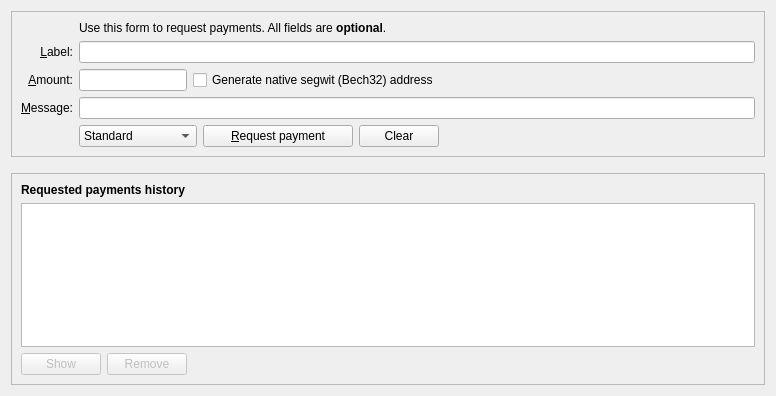
<?xml version="1.0" encoding="UTF-8"?>
<ui version="4.0">
 <class>ReceiveCoinsDialog</class>
 <widget class="QWidget" name="ReceiveCoinsDialog">
  <property name="geometry">
   <rect>
    <x>0</x>
    <y>0</y>
    <width>776</width>
    <height>396</height>
   </rect>
  </property>
  <layout class="QVBoxLayout" name="verticalLayout" stretch="0,0,1">
   <item>
    <widget class="QFrame" name="frame2">
     <property name="sizePolicy">
      <sizepolicy hsizetype="Preferred" vsizetype="Expanding">
       <horstretch>0</horstretch>
       <verstretch>0</verstretch>
      </sizepolicy>
     </property>
     <property name="frameShape">
      <enum>QFrame::StyledPanel</enum>
     </property>
     <property name="frameShadow">
      <enum>QFrame::Sunken</enum>
     </property>
     <layout class="QVBoxLayout" name="verticalLayout_3">
      <item>
       <layout class="QGridLayout" name="gridLayout">
        <item row="5" column="0">
         <widget class="QLabel" name="label">
          <property name="toolTip">
           <string>An optional amount to request. Leave this empty or zero to not request a specific amount.</string>
          </property>
          <property name="text">
           <string>&amp;Amount:</string>
          </property>
          <property name="alignment">
           <set>Qt::AlignRight|Qt::AlignTrailing|Qt::AlignVCenter</set>
          </property>
          <property name="buddy">
           <cstring>reqAmount</cstring>
          </property>
         </widget>
        </item>
        <item row="4" column="0">
         <widget class="QLabel" name="label_2">
          <property name="toolTip">
           <string>An optional label to associate with the new receiving address.</string>
          </property>
          <property name="text">
           <string>&amp;Label:</string>
          </property>
          <property name="alignment">
           <set>Qt::AlignRight|Qt::AlignTrailing|Qt::AlignVCenter</set>
          </property>
          <property name="buddy">
           <cstring>reqMessage</cstring>
          </property>
         </widget>
        </item>
        <item row="6" column="0">
         <widget class="QLabel" name="label_3">
          <property name="toolTip">
           <string>An optional message to attach to the payment request, which will be displayed when the request is opened. Note: The message will not be sent with the payment over the Vircle network.</string>
          </property>
          <property name="text">
           <string>&amp;Message:</string>
          </property>
          <property name="alignment">
           <set>Qt::AlignRight|Qt::AlignTrailing|Qt::AlignVCenter</set>
          </property>
          <property name="buddy">
           <cstring>reqMessage</cstring>
          </property>
         </widget>
        </item>
        <item row="4" column="2">
         <widget class="QLineEdit" name="reqLabel">
          <property name="toolTip">
           <string>An optional label to associate with the new receiving address.</string>
          </property>
         </widget>
        </item>
        <item row="2" column="2">
         <widget class="QLabel" name="label_5">
          <property name="text">
           <string>Use this form to request payments. All fields are &lt;b&gt;optional&lt;/b&gt;.</string>
          </property>
         </widget>
        </item>
        <item row="7" column="0">
         <widget class="QLabel" name="label_4">
          <property name="text">
           <string/>
          </property>
         </widget>
        </item>
        <item row="6" column="2">
         <widget class="QLineEdit" name="reqMessage">
          <property name="toolTip">
           <string>An optional message to attach to the payment request, which will be displayed when the request is opened. Note: The message will not be sent with the payment over the Vircle network.</string>
          </property>
         </widget>
        </item>
        <item row="7" column="2">
         <layout class="QHBoxLayout" name="horizontalLayout">
          <item>
           <widget class="QComboBox" name="cbxAddressType">
            <property name="locale">
             <locale language="English" country="UnitedKingdom"/>
            </property>
            <item>
             <property name="text">
              <string>Standard</string>
             </property>
            </item>
            <item>
             <property name="text">
              <string>Stealth</string>
             </property>
            </item>
            <item>
             <property name="text">
              <string>Extended</string>
             </property>
            </item>
            <item>
             <property name="text">
              <string>Standard 256bit</string>
             </property>
            </item>
           </widget>
          </item>
          <item>
           <widget class="QPushButton" name="receiveButton">
            <property name="minimumSize">
             <size>
              <width>150</width>
              <height>0</height>
             </size>
            </property>
            <property name="text">
             <string>&amp;Request payment</string>
            </property>
            <property name="icon">
             <iconset resource="../bitcoin.qrc">
              <normaloff>:/icons/receiving_addresses</normaloff>:/icons/receiving_addresses</iconset>
            </property>
           </widget>
          </item>
          <item>
           <widget class="QPushButton" name="clearButton">
            <property name="sizePolicy">
             <sizepolicy hsizetype="Minimum" vsizetype="Fixed">
              <horstretch>0</horstretch>
              <verstretch>0</verstretch>
             </sizepolicy>
            </property>
            <property name="toolTip">
             <string>Clear all fields of the form.</string>
            </property>
            <property name="text">
             <string>Clear</string>
            </property>
            <property name="icon">
             <iconset resource="../bitcoin.qrc">
              <normaloff>:/icons/remove</normaloff>:/icons/remove</iconset>
            </property>
            <property name="autoDefault">
             <bool>false</bool>
            </property>
           </widget>
          </item>
          <item>
           <spacer name="horizontalSpacer">
            <property name="orientation">
             <enum>Qt::Horizontal</enum>
            </property>
            <property name="sizeHint" stdset="0">
             <size>
              <width>40</width>
              <height>20</height>
             </size>
            </property>
           </spacer>
          </item>
         </layout>
        </item>
        <item row="7" column="0">
         <widget class="QLabel" name="label_7">
          <property name="text">
           <string/>
          </property>
         </widget>
        </item>
        <item row="5" column="2">
         <layout class="QHBoxLayout" name="horizontalLayout_6">
          <item>
           <widget class="BitcoinAmountField" name="reqAmount">
            <property name="sizePolicy">
             <sizepolicy hsizetype="Fixed" vsizetype="Fixed">
              <horstretch>0</horstretch>
              <verstretch>0</verstretch>
             </sizepolicy>
            </property>
            <property name="minimumSize">
             <size>
              <width>80</width>
              <height>0</height>
             </size>
            </property>
            <property name="maximumSize">
             <size>
              <width>1000</width>
              <height>100</height>
             </size>
            </property>
            <property name="toolTip">
             <string>An optional amount to request. Leave this empty or zero to not request a specific amount.</string>
            </property>
           </widget>
          </item>
          <item>
           <widget class="QCheckBox" name="useBech32">
            <property name="sizePolicy">
             <sizepolicy hsizetype="Fixed" vsizetype="Fixed">
              <horstretch>0</horstretch>
              <verstretch>0</verstretch>
             </sizepolicy>
            </property>
            <property name="maximumSize">
             <size>
              <width>1000</width>
              <height>16777215</height>
             </size>
            </property>
            <property name="focusPolicy">
             <enum>Qt::StrongFocus</enum>
            </property>

            <property name="toolTip">
             <string>Use bech32 encoding.</string>
            </property>
            <property name="text">
             <string>Generate native segwit (Bech32) address</string>
            </property>
           </widget>
          </item>
          <item>
           <spacer name="horizontalSpacer_3">
            <property name="orientation">
             <enum>Qt::Horizontal</enum>
            </property>
            <property name="sizeHint" stdset="0">
             <size>
              <width>0</width>
              <height>0</height>
             </size>
            </property>
           </spacer>
          </item>
         </layout>
        </item>
       </layout>
      </item>
     </layout>
    </widget>
   </item>
   <item>
    <spacer name="verticalSpacer_2">
     <property name="orientation">
      <enum>Qt::Vertical</enum>
     </property>
     <property name="sizeHint" stdset="0">
      <size>
       <width>20</width>
       <height>10</height>
      </size>
     </property>
    </spacer>
   </item>
   <item>
    <widget class="QFrame" name="frame">
     <property name="sizePolicy">
      <sizepolicy hsizetype="Preferred" vsizetype="Expanding">
       <horstretch>0</horstretch>
       <verstretch>0</verstretch>
      </sizepolicy>
     </property>
     <property name="frameShape">
      <enum>QFrame::StyledPanel</enum>
     </property>
     <property name="frameShadow">
      <enum>QFrame::Raised</enum>
     </property>
     <layout class="QVBoxLayout" name="verticalLayout_2">
      <item>
       <widget class="QLabel" name="label_6">
        <property name="font">
         <font>
          <weight>75</weight>
          <bold>true</bold>
         </font>
        </property>
        <property name="text">
         <string>Requested payments history</string>
        </property>
       </widget>
      </item>
      <item>
       <widget class="QTableView" name="recentRequestsView">
        <property name="contextMenuPolicy">
         <enum>Qt::CustomContextMenu</enum>
        </property>
        <property name="tabKeyNavigation">
         <bool>false</bool>
        </property>
        <property name="sortingEnabled">
         <bool>true</bool>
        </property>
       </widget>
      </item>
      <item>
       <layout class="QHBoxLayout" name="horizontalLayout_2">
        <item>
         <widget class="QPushButton" name="showRequestButton">
          <property name="enabled">
           <bool>false</bool>
          </property>
          <property name="toolTip">
           <string>Show the selected request (does the same as double clicking an entry)</string>
          </property>
          <property name="text">
           <string>Show</string>
          </property>
          <property name="icon">
           <iconset resource="../bitcoin.qrc">
            <normaloff>:/icons/edit</normaloff>:/icons/edit</iconset>
          </property>
          <property name="autoDefault">
           <bool>false</bool>
          </property>
         </widget>
        </item>
        <item>
         <widget class="QPushButton" name="removeRequestButton">
          <property name="enabled">
           <bool>false</bool>
          </property>
          <property name="toolTip">
           <string>Remove the selected entries from the list</string>
          </property>
          <property name="text">
           <string>Remove</string>
          </property>
          <property name="icon">
           <iconset resource="../bitcoin.qrc">
            <normaloff>:/icons/remove</normaloff>:/icons/remove</iconset>
          </property>
          <property name="autoDefault">
           <bool>false</bool>
          </property>
         </widget>
        </item>
        <item>
         <spacer name="horizontalSpacer_2">
          <property name="orientation">
           <enum>Qt::Horizontal</enum>
          </property>
          <property name="sizeHint" stdset="0">
           <size>
            <width>40</width>
            <height>20</height>
           </size>
          </property>
         </spacer>
        </item>
       </layout>
      </item>
     </layout>
    </widget>
   </item>
  </layout>
 </widget>
 <customwidgets>
  <customwidget>
   <class>BitcoinAmountField</class>
   <extends>QLineEdit</extends>
   <header>qt/bitcoinamountfield.h</header>
   <container>1</container>
  </customwidget>
 </customwidgets>
 <tabstops>
  <tabstop>reqLabel</tabstop>
  <tabstop>reqAmount</tabstop>
  <tabstop>useBech32</tabstop>
  <tabstop>reqMessage</tabstop>
  <tabstop>receiveButton</tabstop>
  <tabstop>clearButton</tabstop>
  <tabstop>recentRequestsView</tabstop>
  <tabstop>showRequestButton</tabstop>
  <tabstop>removeRequestButton</tabstop>
 </tabstops>
 <resources>
  <include location="../bitcoin.qrc"/>
 </resources>
 <connections/>
</ui>
